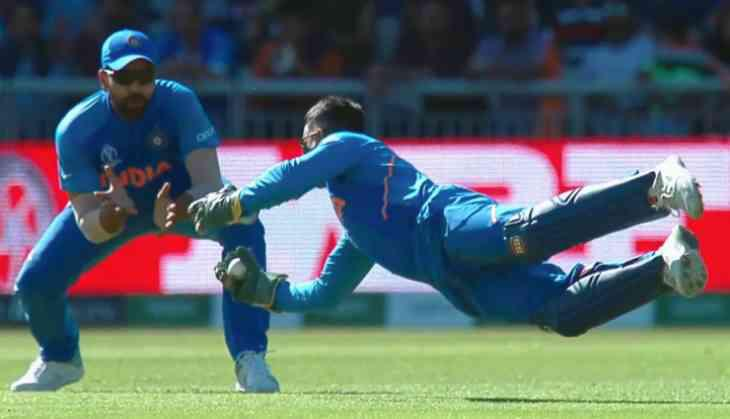
#> input picture Latihan_2_Fourier_Transformation/Dhoni-dive_165121_730x419-m.jpg, 730 x 419 px, found by its file name
$ python 1Fourier.py   (older library calls are emulated)
#> lines starting #> are read from the running program, lines starting #| are printed output that depends on the picture
import cv2
import numpy as np

image = cv2.imread(r"D:\Dokumen Kuliah\Pemrograman di luar Pembelajaran\Computer Vision\Latihan_2_Fourier_Transformation\Dhoni-dive_165121_730x419-m.jpg")
#> image is the input picture: shape (419, 730, 3); mean B, G, R 106.3, 104.1, 91.5

gray = cv2.cvtColor(image, cv2.COLOR_BGR2GRAY)
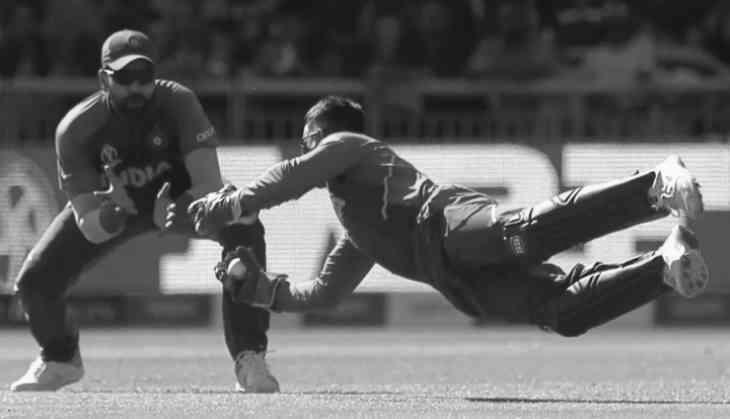
#> gray: shape (419, 730); min 8, max 254, mean 100.6

fourier = cv2.dft(np.float32(gray), flags=cv2.DFT_COMPLEX_OUTPUT)

fourier_shift = np.fft.fftshift(fourier)

magnitude = 20*np.log(cv2.magnitude(fourier_shift[:,:,0], fourier_shift[:,:,1]))
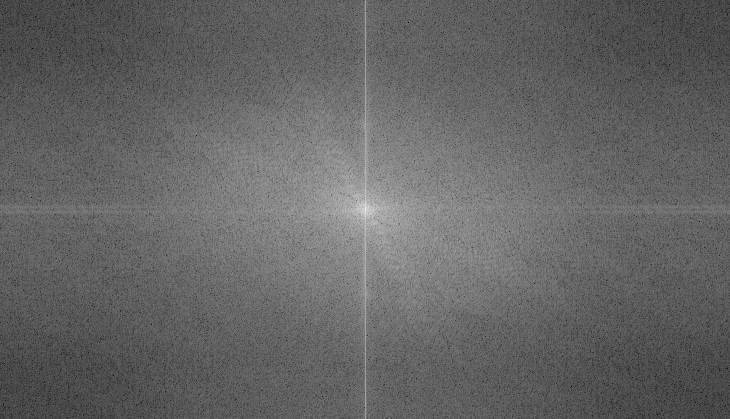
#> magnitude: shape (419, 730) float32; min 14.35, max 344.8, mean 145.2; drawn with min black and max white

magnitude = cv2.normalize(magnitude, None, 0, 255, cv2.NORM_MINMAX, cv2.CV_8UC1)

cv2.imshow('Fourier Transformation', magnitude)
cv2.waitKey(0)
cv2.destroyAllWindows()
